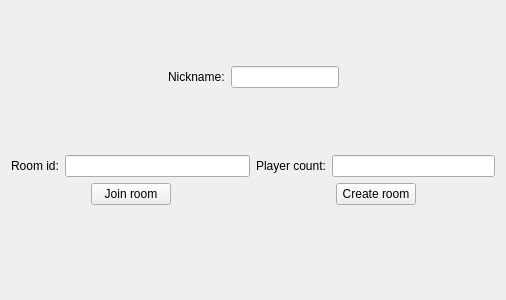
<?xml version="1.0" encoding="UTF-8"?>
<ui version="4.0">
 <class>RoomJoinView</class>
 <widget class="QWidget" name="RoomJoinView">
  <property name="geometry">
   <rect>
    <x>0</x>
    <y>0</y>
    <width>506</width>
    <height>300</height>
   </rect>
  </property>
  <property name="windowTitle">
   <string>Form</string>
  </property>
  <layout class="QVBoxLayout" name="verticalLayout">
   <item>
    <spacer name="verticalSpacer_3">
     <property name="orientation">
      <enum>Qt::Vertical</enum>
     </property>
     <property name="sizeHint" stdset="0">
      <size>
       <width>20</width>
       <height>40</height>
      </size>
     </property>
    </spacer>
   </item>
   <item>
    <layout class="QHBoxLayout" name="horizontalLayout_6">
     <item>
      <spacer name="horizontalSpacer_3">
       <property name="orientation">
        <enum>Qt::Horizontal</enum>
       </property>
       <property name="sizeHint" stdset="0">
        <size>
         <width>40</width>
         <height>20</height>
        </size>
       </property>
      </spacer>
     </item>
     <item>
      <layout class="QHBoxLayout" name="horizontalLayout_4">
       <item>
        <widget class="QLabel" name="label">
         <property name="text">
          <string>Nickname:</string>
         </property>
        </widget>
       </item>
       <item>
        <widget class="QLineEdit" name="lineEdit"/>
       </item>
      </layout>
     </item>
     <item>
      <spacer name="horizontalSpacer_4">
       <property name="orientation">
        <enum>Qt::Horizontal</enum>
       </property>
       <property name="sizeHint" stdset="0">
        <size>
         <width>40</width>
         <height>20</height>
        </size>
       </property>
      </spacer>
     </item>
    </layout>
   </item>
   <item>
    <spacer name="verticalSpacer_2">
     <property name="orientation">
      <enum>Qt::Vertical</enum>
     </property>
     <property name="sizeHint" stdset="0">
      <size>
       <width>20</width>
       <height>61</height>
      </size>
     </property>
    </spacer>
   </item>
   <item>
    <layout class="QHBoxLayout" name="horizontalLayout_2">
     <item>
      <layout class="QHBoxLayout" name="horizontalLayout">
       <item>
        <widget class="QLabel" name="label_2">
         <property name="text">
          <string>Room id:</string>
         </property>
        </widget>
       </item>
       <item>
        <widget class="QLineEdit" name="lineEdit_2"/>
       </item>
      </layout>
     </item>
     <item>
      <layout class="QHBoxLayout" name="horizontalLayout_3">
       <item>
        <widget class="QLabel" name="label_3">
         <property name="text">
          <string>Player count:</string>
         </property>
        </widget>
       </item>
       <item>
        <widget class="QLineEdit" name="lineEdit_3"/>
       </item>
      </layout>
     </item>
    </layout>
   </item>
   <item>
    <layout class="QHBoxLayout" name="horizontalLayout_8">
     <item>
      <layout class="QHBoxLayout" name="horizontalLayout_7">
       <item>
        <spacer name="horizontalSpacer_5">
         <property name="orientation">
          <enum>Qt::Horizontal</enum>
         </property>
         <property name="sizeHint" stdset="0">
          <size>
           <width>40</width>
           <height>20</height>
          </size>
         </property>
        </spacer>
       </item>
       <item>
        <widget class="QPushButton" name="pushButton">
         <property name="text">
          <string>Join room</string>
         </property>
        </widget>
       </item>
       <item>
        <spacer name="horizontalSpacer_6">
         <property name="orientation">
          <enum>Qt::Horizontal</enum>
         </property>
         <property name="sizeHint" stdset="0">
          <size>
           <width>40</width>
           <height>20</height>
          </size>
         </property>
        </spacer>
       </item>
      </layout>
     </item>
     <item>
      <layout class="QHBoxLayout" name="horizontalLayout_5">
       <item>
        <spacer name="horizontalSpacer">
         <property name="orientation">
          <enum>Qt::Horizontal</enum>
         </property>
         <property name="sizeHint" stdset="0">
          <size>
           <width>40</width>
           <height>20</height>
          </size>
         </property>
        </spacer>
       </item>
       <item>
        <widget class="QPushButton" name="pushButton_2">
         <property name="text">
          <string>Create room</string>
         </property>
        </widget>
       </item>
       <item>
        <spacer name="horizontalSpacer_2">
         <property name="orientation">
          <enum>Qt::Horizontal</enum>
         </property>
         <property name="sizeHint" stdset="0">
          <size>
           <width>40</width>
           <height>20</height>
          </size>
         </property>
        </spacer>
       </item>
      </layout>
     </item>
    </layout>
   </item>
   <item>
    <spacer name="verticalSpacer">
     <property name="orientation">
      <enum>Qt::Vertical</enum>
     </property>
     <property name="sizeHint" stdset="0">
      <size>
       <width>20</width>
       <height>84</height>
      </size>
     </property>
    </spacer>
   </item>
  </layout>
  <zorder>label</zorder>
  <zorder>label_2</zorder>
  <zorder>label_3</zorder>
  <zorder>lineEdit</zorder>
  <zorder>lineEdit_2</zorder>
  <zorder>lineEdit_3</zorder>
  <zorder>pushButton</zorder>
  <zorder>lineEdit_2</zorder>
  <zorder>pushButton</zorder>
  <zorder>horizontalSpacer</zorder>
  <zorder>horizontalSpacer_2</zorder>
  <zorder>verticalSpacer</zorder>
  <zorder>horizontalSpacer_3</zorder>
  <zorder>horizontalSpacer_4</zorder>
  <zorder>pushButton_2</zorder>
  <zorder>pushButton</zorder>
  <zorder>horizontalSpacer</zorder>
  <zorder>horizontalSpacer</zorder>
  <zorder>horizontalSpacer_2</zorder>
  <zorder>horizontalSpacer_5</zorder>
  <zorder>horizontalSpacer_6</zorder>
  <zorder>verticalSpacer_2</zorder>
  <zorder>verticalSpacer_3</zorder>
 </widget>
 <resources/>
 <connections/>
</ui>
